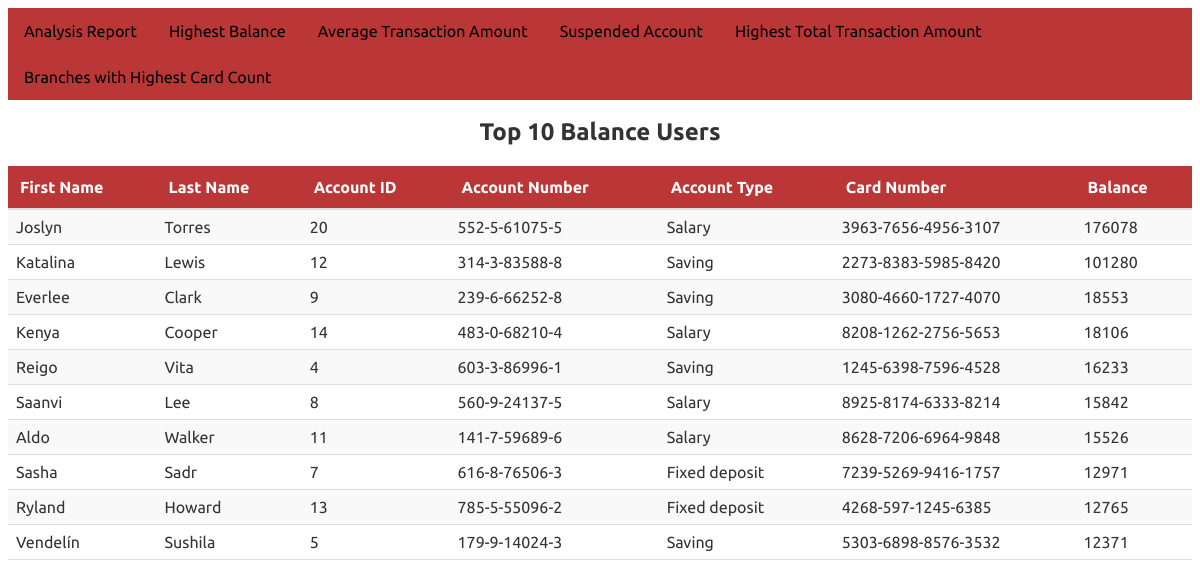
The page /BNLTT_online_banking/Analysis/toptendeposit.php on the database its author committed.
### tables this page shows
CREATE TABLE `account` (
  `Account_ID` int(4) NOT NULL,
  `Customer_ID` int(4) NOT NULL,
  `Branch_ID` int(4) NOT NULL,
  `Account_Number` varchar(13) NOT NULL,
  `Balance` int(6) NOT NULL,
  `Interest_Rate_Year` decimal(5,4) NOT NULL,
  `Account_type` varchar(13) NOT NULL,
  `Account_Status` varchar(9) NOT NULL DEFAULT 'Active',
  `Account_Open_Date` date NOT NULL,
  `Password` int(6) NOT NULL
);

CREATE TABLE `customer` (
  `Customer_ID` int(4) NOT NULL,
  `Customer_First_Name` varchar(32) NOT NULL,
  `Customer_Last_Name` varchar(32) NOT NULL,
  `Customer_Date_of_Birth` date NOT NULL,
  `ID_type` varchar(14) NOT NULL,
  `ID_number` varchar(9) NOT NULL,
  `Customer_Sex` varchar(6) NOT NULL
);

### BNLTT_online_banking/Analysis/toptendeposit.php (the view, shortened to what this page needs)
<div class="navbar">
  <a href="AnalysisReport.php">Analysis Report</a>
  <a href="toptendeposit.php">Highest Balance</a>
  <a href="Topspender.php">Average Transaction Amount</a>
  <a href="SuspendedAnalysis.php">Suspended Account</a>
  <a href="Top3country.php">Highest Total Transaction Amount</a>
  <a href="Top3branches.php">Branches with Highest Card Count</a>
</div>
<?php
$con = mysqli_connect("localhost", "root", "", "online_bank");
$sql = "
    SELECT C.Customer_First_Name, C.Customer_Last_Name, A.Account_ID, A.Account_Number, A.Account_type, IFNULL(CD.Card_Number, ' ') AS Card_Number, A.Balance
    FROM Customer AS C
    INNER JOIN Account AS A ON C.Customer_ID = A.Customer_ID
    LEFT JOIN Card AS CD ON A.Account_ID = CD.Account_ID
    ORDER BY A.Balance DESC
    LIMIT 10
";
$result = mysqli_query($con, $sql);
if ($result) {
    echo "<table>";
    echo "<caption>Top 10 Balance Users</caption>";
    echo "<br><tr><th>First Name</th><th>Last Name</th><th>Account ID</th><th>Account Number</th><th>Account Type</th><th>Card Number</th><th>Balance</th></tr>";
    while ($row = mysqli_fetch_assoc($result)) {
        $firstName = $row['Customer_First_Name'];
        $lastName = $row['Customer_Last_Name'];
        $accountID = $row['Account_ID'];
        $accountNumber = $row['Account_Number'];
        $accountType = $row['Account_type'];
        $cardNumber = $row['Card_Number'];
        $balance = $row['Balance'];
        echo "<tr>";
        echo "<td>$firstName</td>";
        echo "<td>$lastName</td>";
        echo "<td>$accountID</td>";
        echo "<td>$accountNumber</td>";
        echo "<td>$accountType</td>";
        echo "<td>$cardNumber</td>";
        echo "<td>$balance</td>";
        echo "</tr>";
    }
    echo "</table>";
} else {
    echo "Error executing the query: " . mysqli_error($con);
}
?>

### BNLTT_online_banking/Analysis/toptendeposit.php (style rules this page uses)
.navbar { font-family: 'Open Sans', sans-serif; font-family: 'Ubuntu', sans-serif; overflow: hidden; background-color: #bb3636; font-family: Arial; }
.navbar a { font-family: 'Open Sans', sans-serif; font-family: 'Ubuntu', sans-serif; float: left; font-size: 16px; color: black; text-align: center; padding: 14px 16px; text-decoration: none; }
table { font-family: 'Open Sans', sans-serif; font-family: 'Ubuntu', sans-serif; width: 100%; border-collapse: collapse; font-family: Arial, sans-serif; color: #333; }
th { font-family: 'Open Sans', sans-serif; font-family: 'Ubuntu', sans-serif; background-color: #bb3636; color: white; border-bottom: 2px solid #ddd; text-align: left; padding: 12px; }
td { font-family: 'Open Sans', sans-serif; font-family: 'Ubuntu', sans-serif; border-bottom: 1px solid #ddd; padding: 8px; }
tr:nth-child(even) { font-family: 'Open Sans', sans-serif; font-family: 'Ubuntu', sans-serif; background-color: #f9f9f9; }
caption { font-family: 'Open Sans', sans-serif; font-family: 'Ubuntu', sans-serif; font-size: 1.5rem; font-weight: bold; margin-bottom: 20px; text-align: center; }

### rows shown on the page
account: Customer_ID.Customer_First_Name "Joslyn", Customer_ID.Customer_Last_Name "Torres", Account_ID "20", Account_Number "552-5-61075-5", Account_type "Salary", cardNumber "3963-7656-4956-3107", Balance "176078"
account: Customer_ID.Customer_First_Name "Katalina", Customer_ID.Customer_Last_Name "Lewis", Account_ID "12", Account_Number "314-3-83588-8", Account_type "Saving", cardNumber "2273-8383-5985-8420", Balance "101280"
account: Customer_ID.Customer_First_Name "Everlee", Customer_ID.Customer_Last_Name "Clark", Account_ID "9", Account_Number "239-6-66252-8", Account_type "Saving", cardNumber "3080-4660-1727-4070", Balance "18553"
account: Customer_ID.Customer_First_Name "Kenya", Customer_ID.Customer_Last_Name "Cooper", Account_ID "14", Account_Number "483-0-68210-4", Account_type "Salary", cardNumber "8208-1262-2756-5653", Balance "18106"
account: Customer_ID.Customer_First_Name "Reigo", Customer_ID.Customer_Last_Name "Vita", Account_ID "4", Account_Number "603-3-86996-1", Account_type "Saving", cardNumber "1245-6398-7596-4528", Balance "16233"
account: Customer_ID.Customer_First_Name "Saanvi", Customer_ID.Customer_Last_Name "Lee", Account_ID "8", Account_Number "560-9-24137-5", Account_type "Salary", cardNumber "8925-8174-6333-8214", Balance "15842"
account: Customer_ID.Customer_First_Name "Aldo", Customer_ID.Customer_Last_Name "Walker", Account_ID "11", Account_Number "141-7-59689-6", Account_type "Salary", cardNumber "8628-7206-6964-9848", Balance "15526"
account: Customer_ID.Customer_First_Name "Sasha", Customer_ID.Customer_Last_Name "Sadr", Account_ID "7", Account_Number "616-8-76506-3", Account_type "Fixed deposit", cardNumber "7239-5269-9416-1757", Balance "12971"
account: Customer_ID.Customer_First_Name "Ryland", Customer_ID.Customer_Last_Name "Howard", Account_ID "13", Account_Number "785-5-55096-2", Account_type "Fixed deposit", cardNumber "4268-597-1245-6385", Balance "12765"
account: Customer_ID.Customer_First_Name "Vendelín", Customer_ID.Customer_Last_Name "Sushila", Account_ID "5", Account_Number "179-9-14024-3", Account_type "Saving", cardNumber "5303-6898-8576-3532", Balance "12371"
